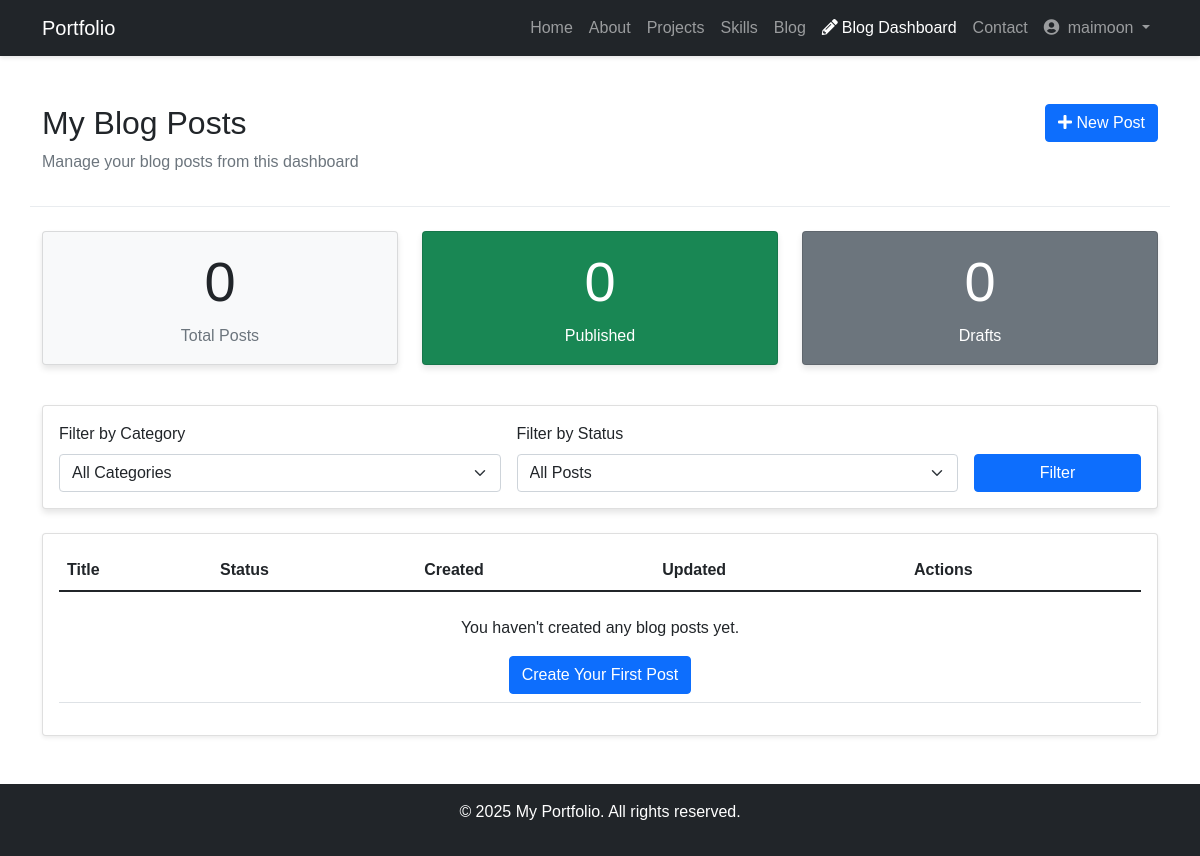
The app's page /dashboard/posts/ (signed in), older data.
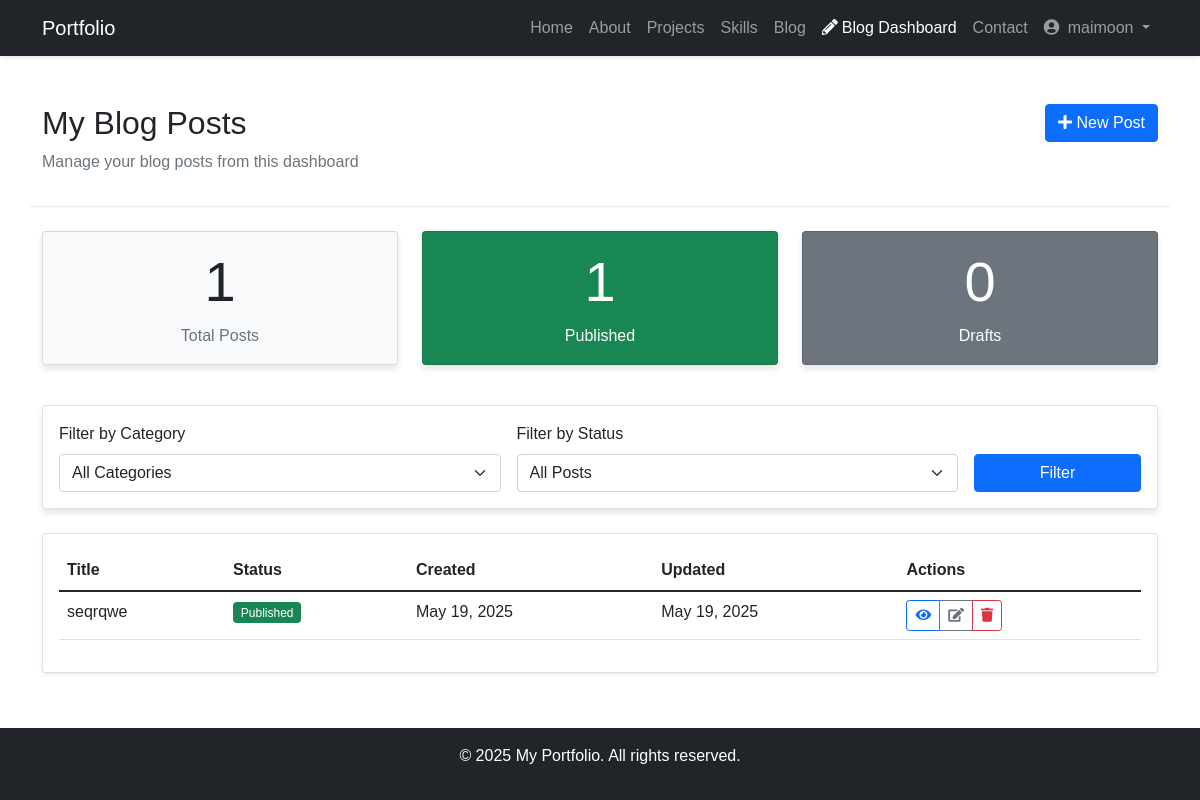
The same page, newer data.
### core/models.py (models this page shows, shortened)
class BlogPost(models.Model):
    author = models.ForeignKey(User, on_delete=models.CASCADE, related_name='blog_posts', null=True, blank=True)
    title = models.CharField(max_length=200)
    slug = models.SlugField(unique=True, max_length=200)
    category = models.ForeignKey(Category, on_delete=models.SET_NULL, related_name='posts', null=True, blank=True)
    content = models.TextField()
    featured_image = models.FileField(upload_to='blog/', blank=True, null=True)
    excerpt = models.TextField(max_length=500, blank=True)
    created_at = models.DateTimeField(auto_now_add=True)
    updated_at = models.DateTimeField(auto_now=True)
    is_published = models.BooleanField(default=False)
    views_count = models.PositiveIntegerField(default=0)
    tags = models.ManyToManyField(Tag, related_name='posts', blank=True)
    class Meta:
        ordering = ['-created_at']

### core/views.py (the view)
# urls.py: path('dashboard/posts/', views.user_blog_posts, name='user_blog_posts'),
@login_required
def user_blog_posts(request):
    category_filter = request.GET.get('category', '')
    status_filter = request.GET.get('status', '')
    user_posts = BlogPost.objects.filter(author=request.user).order_by('-created_at')
    if category_filter:
        user_posts = user_posts.filter(category__slug=category_filter)
    if status_filter:
        is_published = status_filter == 'published'
        user_posts = user_posts.filter(is_published=is_published)
    user_categories = Category.objects.filter(posts__author=request.user).distinct()
    total_posts = user_posts.count()
    published_posts = user_posts.filter(is_published=True).count()
    draft_posts = total_posts - published_posts
    return render(request, 'core/blog_management/user_posts.html', {
        'posts': user_posts,
        'categories': user_categories,
        'total_posts': total_posts,
        'published_posts': published_posts,
        'draft_posts': draft_posts,
        'category_filter': category_filter,
        'status_filter': status_filter
    })

### core/templates/core/blog_management/user_posts.html (shortened to what the changed rows need)
{% extends 'core/base.html' %}
{% load static %}
{% block content %}
<div class="container py-5">
    <div class="row mb-4 dashboard-header">
        <div class="col-md-8">
            <h2>My Blog Posts</h2>
        </div>
    </div>
    <div class="row mb-4">
        <div class="col-md-4">
            <div class="card bg-light text-center mb-3">
                <div class="card-body">
                    <h3 class="display-4">{{ total_posts }}</h3>
                    <p class="text-muted mb-0">Total Posts</p>
                </div>
            </div>
        </div>
        <div class="col-md-4">
            <div class="card bg-success text-white text-center mb-3">
                <div class="card-body">
                    <h3 class="display-4">{{ published_posts }}</h3>
                    <p class="mb-0">Published</p>
                </div>
            </div>
        </div>
    </div>
    <div class="row">
        <div class="col">
            <div class="card shadow-sm">
                <div class="card-body">
                    <div class="table-responsive">
                        <table class="table table-hover">
                            <thead>
                                <tr>
                                    <th>Title</th>
                                    <th>Status</th>
                                    <th>Created</th>
                                    <th>Updated</th>
                                    <th>Actions</th>
                                </tr>
                            </thead>
                            <tbody>
                                {% if posts %}
                                    {% for post in posts %}
                                    <tr>
                                        <td>{{ post.title }}</td>
                                        <td>
                                            {% if post.is_published %}
                                                <span class="badge bg-success">Published</span>
                                            {% else %}
                                                <span class="badge bg-secondary">Draft</span>
                                            {% endif %}
                                        </td>
                                        <td>{{ post.created_at|date:"M d, Y" }}</td>
                                        <td>{{ post.updated_at|date:"M d, Y" }}</td>
                                        <td>
                                            <div class="btn-group" role="group">
                                                <a href="{% url 'core:blog_detail' post.slug %}" class="btn btn-sm btn-outline-primary" title="View">
                                                    <i class="fas fa-eye"></i>
                                                </a>
                                                <a href="{% url 'core:update_blog_post' post.slug %}" class="btn btn-sm btn-outline-secondary" title="Edit">
                                                    <i class="fas fa-edit"></i>
                                                </a>
                                                <a href="{% url 'core:delete_blog_post' post.slug %}" class="btn btn-sm btn-outline-danger" title="Delete">
                                                    <i class="fas fa-trash"></i>
                                                </a>
                                            </div>
                                        </td>
                                    </tr>
                                    {% endfor %}
                                {% else %}
                                    <tr>
                                        <td colspan="5" class="text-center">
                                            <p class="my-3">You haven't created any blog posts yet.</p>
                                            <a href="{% url 'core:create_blog_post' %}" class="btn btn-primary">Create Your First Post</a>
                                        </td>
                                    </tr>
                                {% endif %}
                            </tbody>
                        </table>
                    </div>
                </div>
            </div>
        </div>
    </div>
</div>
{% endblock %}

Row changes from the older to the newer data that the page shows:
added BlogPost: title "seqrqwe", is_published "Published", created_at "May 19, 2025", updated_at "May 19, 2025"
Text that changed along with them:
{{ total_posts }}: "0" → "1"
{{ published_posts }}: "0" → "1"
text no longer shown: "You haven't created any blog posts yet. Create Your First Post"
